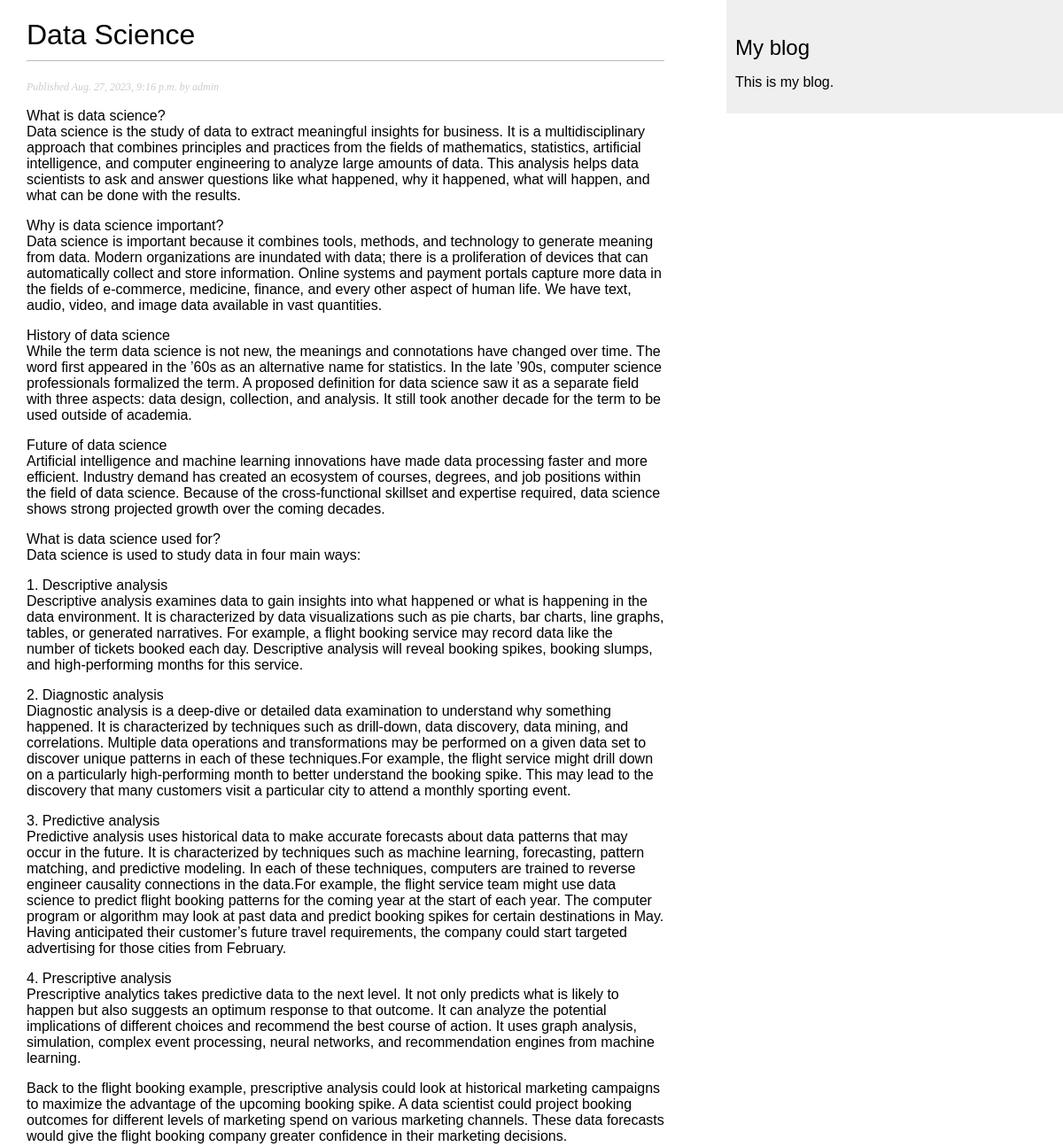
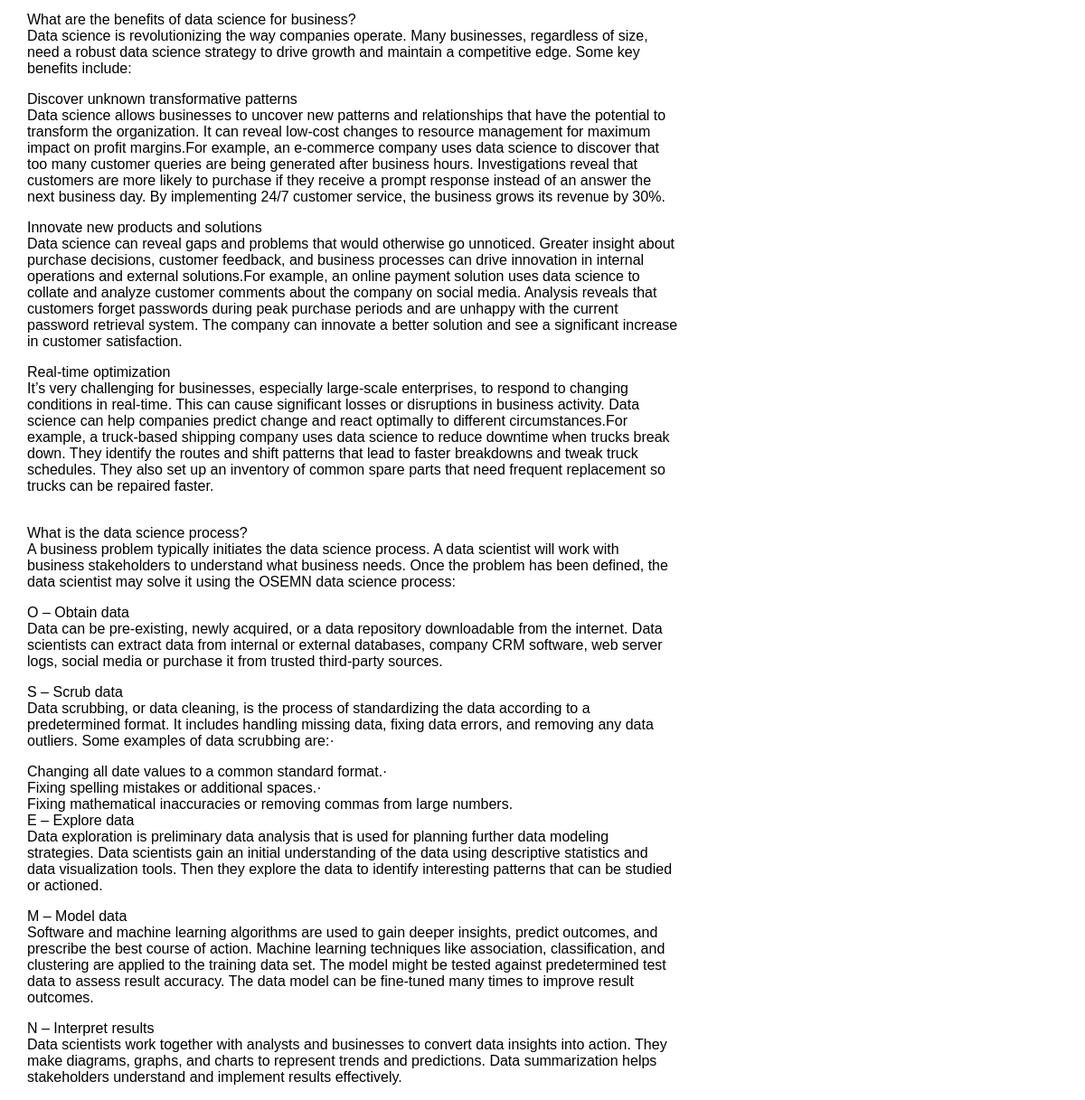
Page /blog/2023/8/27/data-science/ on the committed database (2 pictures, top to bottom).
### blog/models.py (models this page shows, shortened)
class Post(models.Model):
    class Status(models.TextChoices):
        DRAFT = 'DF', 'Draft'
        PUBLISHED = 'PB', 'Published'
    title = models.CharField(max_length=250)
    slug = models.SlugField(max_length=250, unique_for_date='publish')
    body = models.TextField()
    publish = models.DateTimeField(default=timezone.now)
    created = models.DateTimeField(auto_now_add=True)
    updated = models.DateTimeField(auto_now=True)
    status = models.CharField(max_length=2, choices=Status.choices, default=Status.PUBLISHED)
    author = models.ForeignKey(User, on_delete=models.CASCADE, related_name='blog_posts')
    objects = models.Manager()
    published = PublishedManager()
    class Meta:
        ordering = ['-publish']
        indexes = [models.Index(fields=['-publish']),]

### blog/views.py (the view)
# urls.py: path('<int:year>/<int:month>/<int:day>/<slug:post>/', views.post_detail, name='post_detail'),
def post_detail(request, year, month, day, post):
    post = get_object_or_404(Post,
                             status = Post.Status.PUBLISHED,
                             slug = post,
                             publish__year = year,
                             publish__month = month,
                             publish__day = day)
    return render(request, 'blog/post/detail.html', {'post': post})

### blog/templates/blog/post/detail.html (shortened to what this page needs)
{% extends 'blog/base.html' %}
{% block content %}
  <h1>{{ post.title }}</h1>
  <p class="date">
    Published {{post.publish}} by {{ post.author }}
  </p>
  {{ post.body|linebreaks }}
{% endblock %}

### blog/static/css/blog.css (style rules this page uses)
body { margin:0; padding:0; font-family:helvetica, sans-serif; }
h1 { font-weight:normal; border-bottom:1px solid #bbb; padding:0 0 10px 0; }
p.date { color:#ccc; font-family: georgia, serif; font-size: 12px; font-style: italic; }

### rows in the picture
Post: title "Data Science", publish "Aug. 27, 2023, 9:16 p.m.", author "admin", body "What is data science? Data science is the study of data to extract meaningful insights for business. It is a multidisciplinary approach that combines principles and practices from the fields of mathematics, statistics, artificial intelligence, and computer engineering to analyze large amounts of data. This analysis helps data scientists to ask and answer questions like what happened, why it happened, what will happen, and what can be done with the results. Why is data science important? Data science is important because it combines tools, methods, and technology to generate meaning from data. Modern organizations are inundated with data; there is a proliferation of devices that can…"
